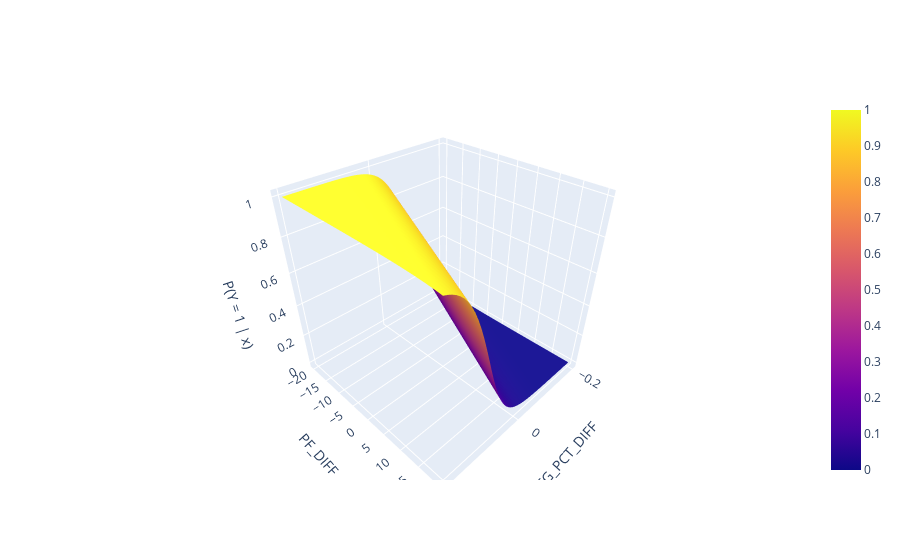

Notebook source saved alongside this figure:
### Code cell
num_points = 50 # increase for better resolution, but it will run more slowly. 

# if (num_points <= 100):

uvalues = np.linspace(-0.2, 0.2, num_points)
vvalues = np.linspace(-20, 20, num_points)
(u,v) = np.meshgrid(uvalues, vvalues)
thetas = np.vstack((u.flatten(),v.flatten()))

probs = [better_model.predict_proba(t.reshape(1, 2))[0, 1] for t in thetas.T]

probs_surface = go.Surface(x=u, y=v, z=np.reshape(probs, u.shape))

# opt_point = go.Scatter3d(x = [ahat], y = [bhat], z = [mse_for_height_model((ahat, bhat))],
#             mode = 'markers', name = 'optimal parameters',
#             marker=dict(size=10, color='gold'))

fig = go.Figure(data=[probs_surface])
# fig.add_trace(opt_point)

fig.update_layout(scene = dict(
    xaxis_title = "FG_PCT_DIFF",
    yaxis_title = "PF_DIFF",
    zaxis_title = "P(Y = 1 | x)"))


fig.show()

### Figure 1 — Plotly figure (JSON) as saved in the notebook; plotly's stock layout.template omitted (floating-point values rounded to 4 significant figures; data arrays with more than 128 entries replaced by an {"elided": "..."} marker saying what was removed)
{"data": [{"type": "surface", "x": {"elided": "50x50 float values"}, "y": {"elided": "50x50 float values"}, "z": {"elided": "50x50 float values"}}], "layout": {"scene": {"xaxis": {"title": {"text": "FG_PCT_DIFF"}}, "yaxis": {"title": {"text": "PF_DIFF"}}, "zaxis": {"title": {"text": "P(Y = 1 | x)"}}}}}
